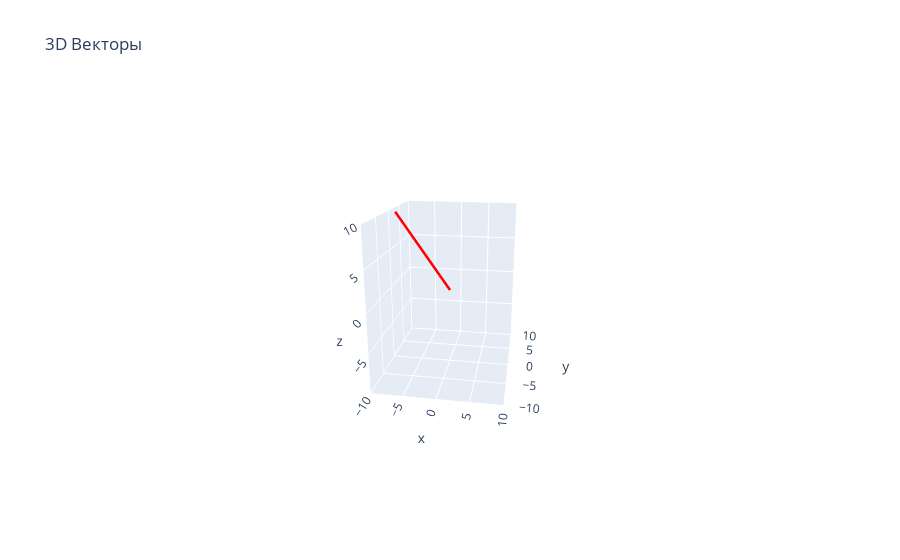

Source (notebook cell):
### Code cell
plot_vectors(np.array([res_vec]))

### Figure 1 — Plotly figure (JSON) as saved in the notebook; plotly's stock layout.template omitted (floating-point values rounded to 4 significant figures)
{"data": [{"line": {"color": "red", "width": 5}, "mode": "lines", "type": "scatter3d", "x": [0, -5.066], "y": [0, -47.92], "z": [0, 56.33]}, {"colorscale": [[0, "red"], [1, "red"]], "showscale": false, "sizemode": "absolute", "sizeref": 0.5, "type": "cone", "u": [56.33], "v": [-47.92], "w": [-5.066], "x": [56.33], "y": [-47.92], "z": [-5.066]}], "layout": {"scene": {"camera": {"eye": {"x": 3, "y": 0.5, "z": 1}}, "xaxis": {"range": [10, -10], "title": {"text": "y"}}, "yaxis": {"range": [-10, 10], "title": {"text": "x"}}, "zaxis": {"range": [-10, 10], "title": {"text": "z"}}}, "title": {"text": "3D Векторы"}}}
